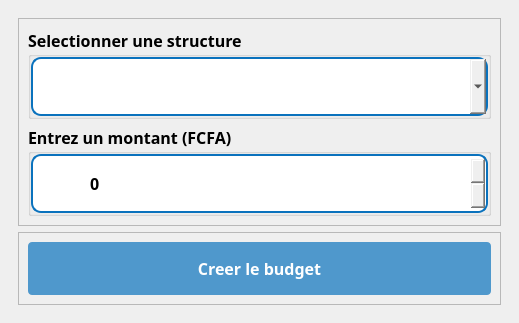
<?xml version="1.0" encoding="UTF-8"?>
<ui version="4.0">
 <class>Dialog</class>
 <widget class="QDialog" name="Dialog">
  <property name="geometry">
   <rect>
    <x>0</x>
    <y>0</y>
    <width>519</width>
    <height>303</height>
   </rect>
  </property>
  <property name="windowTitle">
   <string>Dialog</string>
  </property>
  <layout class="QVBoxLayout" name="verticalLayout">
   <property name="spacing">
    <number>0</number>
   </property>
   <property name="leftMargin">
    <number>0</number>
   </property>
   <property name="topMargin">
    <number>0</number>
   </property>
   <property name="rightMargin">
    <number>0</number>
   </property>
   <property name="bottomMargin">
    <number>0</number>
   </property>
   <item>
    <widget class="QWidget" name="widget" native="true">
     <layout class="QVBoxLayout" name="verticalLayout_2">
      <property name="spacing">
       <number>0</number>
      </property>
      <property name="leftMargin">
       <number>0</number>
      </property>
      <property name="topMargin">
       <number>0</number>
      </property>
      <property name="rightMargin">
       <number>0</number>
      </property>
      <property name="bottomMargin">
       <number>0</number>
      </property>
      <item>
       <widget class="QWidget" name="widget_2" native="true">
        <layout class="QVBoxLayout" name="verticalLayout_3">
         <item>
          <widget class="QWidget" name="widget_3" native="true">
           <layout class="QVBoxLayout" name="verticalLayout_4">
            <item>
             <widget class="QFrame" name="frame_5">
              <property name="styleSheet">
               <string notr="true"/>
              </property>
              <property name="frameShape">
               <enum>QFrame::StyledPanel</enum>
              </property>
              <property name="frameShadow">
               <enum>QFrame::Raised</enum>
              </property>
              <layout class="QVBoxLayout" name="verticalLayout_5">
               <item>
                <widget class="QGroupBox" name="groupBox">
                 <property name="font">
                  <font>
                   <family>GeForce</family>
                   <pointsize>12</pointsize>
                   <weight>75</weight>
                   <bold>true</bold>
                  </font>
                 </property>
                 <property name="title">
                  <string>Selectionner une structure</string>
                 </property>
                 <layout class="QVBoxLayout" name="verticalLayout_6">
                  <property name="spacing">
                   <number>0</number>
                  </property>
                  <property name="leftMargin">
                   <number>0</number>
                  </property>
                  <property name="topMargin">
                   <number>0</number>
                  </property>
                  <property name="rightMargin">
                   <number>0</number>
                  </property>
                  <property name="bottomMargin">
                   <number>0</number>
                  </property>
                  <item>
                   <widget class="QFrame" name="input_3">
                    <property name="styleSheet">
                     <string notr="true">#input_3{
	background:white;
	border-radius:10px;
	border:2px  solid rgb(10, 114, 189);
}

#lineEdit_3{
	border: none;
}</string>
                    </property>
                    <property name="frameShape">
                     <enum>QFrame::StyledPanel</enum>
                    </property>
                    <property name="frameShadow">
                     <enum>QFrame::Raised</enum>
                    </property>
                    <layout class="QHBoxLayout" name="horizontalLayout_3">
                     <property name="spacing">
                      <number>0</number>
                     </property>
                     <property name="leftMargin">
                      <number>10</number>
                     </property>
                     <property name="topMargin">
                      <number>0</number>
                     </property>
                     <property name="rightMargin">
                      <number>0</number>
                     </property>
                     <property name="bottomMargin">
                      <number>0</number>
                     </property>
                     <item>
                      <widget class="QLabel" name="label_6">
                       <property name="maximumSize">
                        <size>
                         <width>30</width>
                         <height>30</height>
                        </size>
                       </property>
                       <property name="text">
                        <string/>
                       </property>
                       <property name="pixmap">
                        <pixmap>../../static/asset/icons/blue/credit-card.svg</pixmap>
                       </property>
                       <property name="scaledContents">
                        <bool>true</bool>
                       </property>
                      </widget>
                     </item>
                     <item>
                      <widget class="QComboBox" name="structure">
                       <property name="font">
                        <font>
                         <family>GeForce</family>
                         <pointsize>12</pointsize>
                         <weight>50</weight>
                         <bold>false</bold>
                        </font>
                       </property>
                       <property name="styleSheet">
                        <string notr="true">padding:15px;
border-radius:10px</string>
                       </property>
                      </widget>
                     </item>
                    </layout>
                   </widget>
                  </item>
                 </layout>
                </widget>
               </item>
               <item>
                <widget class="QGroupBox" name="groupBox_3">
                 <property name="font">
                  <font>
                   <family>GeForce</family>
                   <pointsize>12</pointsize>
                   <weight>75</weight>
                   <bold>true</bold>
                  </font>
                 </property>
                 <property name="title">
                  <string>Entrez un montant (FCFA)</string>
                 </property>
                 <layout class="QVBoxLayout" name="verticalLayout_8">
                  <property name="spacing">
                   <number>0</number>
                  </property>
                  <property name="leftMargin">
                   <number>0</number>
                  </property>
                  <property name="topMargin">
                   <number>0</number>
                  </property>
                  <property name="rightMargin">
                   <number>0</number>
                  </property>
                  <property name="bottomMargin">
                   <number>0</number>
                  </property>
                  <item>
                   <widget class="QFrame" name="input_5">
                    <property name="styleSheet">
                     <string notr="true">#input_5{
	background:white;
	border-radius:10px;
	border:2px  solid rgb(10, 114, 189);
}

#lineEdit{
	border: none;
}</string>
                    </property>
                    <property name="frameShape">
                     <enum>QFrame::StyledPanel</enum>
                    </property>
                    <property name="frameShadow">
                     <enum>QFrame::Raised</enum>
                    </property>
                    <layout class="QHBoxLayout" name="horizontalLayout_4">
                     <property name="spacing">
                      <number>0</number>
                     </property>
                     <property name="leftMargin">
                      <number>10</number>
                     </property>
                     <property name="topMargin">
                      <number>0</number>
                     </property>
                     <property name="rightMargin">
                      <number>0</number>
                     </property>
                     <property name="bottomMargin">
                      <number>0</number>
                     </property>
                     <item>
                      <widget class="QLabel" name="label_2">
                       <property name="maximumSize">
                        <size>
                         <width>30</width>
                         <height>30</height>
                        </size>
                       </property>
                       <property name="text">
                        <string/>
                       </property>
                       <property name="pixmap">
                        <pixmap>../../static/asset/icons/blue/credit-card.svg</pixmap>
                       </property>
                       <property name="scaledContents">
                        <bool>true</bool>
                       </property>
                      </widget>
                     </item>
                     <item>
                      <widget class="QSpinBox" name="montant">
                       <property name="font">
                        <font>
                         <family>GeForce</family>
                         <pointsize>12</pointsize>
                         <weight>75</weight>
                         <bold>true</bold>
                        </font>
                       </property>
                       <property name="styleSheet">
                        <string notr="true">padding:15px;
border-radius:10px</string>
                       </property>
                       <property name="suffix">
                        <string/>
                       </property>
                       <property name="maximum">
                        <number>999999999</number>
                       </property>
                      </widget>
                     </item>
                    </layout>
                   </widget>
                  </item>
                 </layout>
                </widget>
               </item>
              </layout>
             </widget>
            </item>
            <item>
             <widget class="QFrame" name="frame_2">
              <property name="frameShape">
               <enum>QFrame::StyledPanel</enum>
              </property>
              <property name="frameShadow">
               <enum>QFrame::Raised</enum>
              </property>
              <layout class="QVBoxLayout" name="verticalLayout_9">
               <item>
                <widget class="QPushButton" name="saveBudget">
                 <property name="font">
                  <font>
                   <family>GeForce</family>
                   <pointsize>12</pointsize>
                   <weight>75</weight>
                   <bold>true</bold>
                  </font>
                 </property>
                 <property name="cursor">
                  <cursorShape>PointingHandCursor</cursorShape>
                 </property>
                 <property name="styleSheet">
                  <string notr="true">#saveBudget{
	background: rgb(10, 114, 189, 0.7);
	color: rgb(255, 255, 255);
	border-radius:4px;
	padding: 15px
}

#saveBudget:hover{
	background: rgb(10, 114, 189, 1);
	border-radius:4px
}
</string>
                 </property>
                 <property name="text">
                  <string>Creer le budget</string>
                 </property>
                 <property name="icon">
                  <iconset>
                   <normaloff>../../static/asset/icons/white/save.svg</normaloff>../../static/asset/icons/white/save.svg</iconset>
                 </property>
                 <property name="iconSize">
                  <size>
                   <width>25</width>
                   <height>25</height>
                  </size>
                 </property>
                </widget>
               </item>
              </layout>
             </widget>
            </item>
           </layout>
          </widget>
         </item>
        </layout>
       </widget>
      </item>
     </layout>
    </widget>
   </item>
  </layout>
 </widget>
 <resources/>
 <connections/>
</ui>
